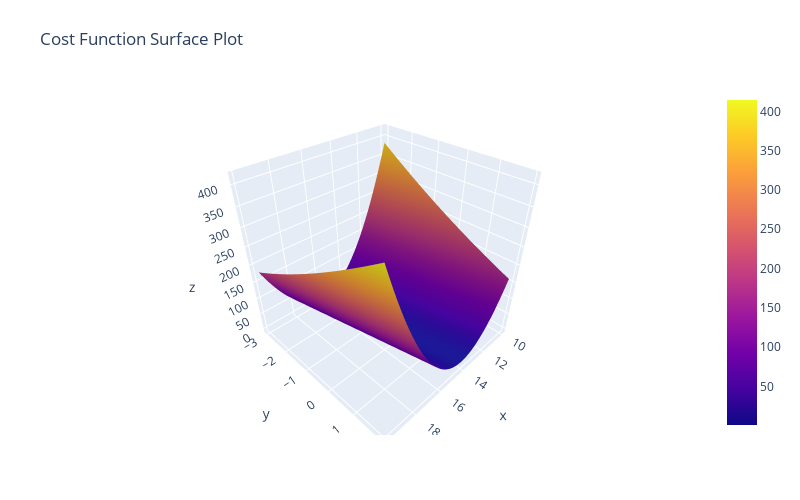

Notebook code for this chart:
### Code cell
import plotly
import plotly.graph_objects as go

# Set up our figure using our surface Z
t0, t1 = np.meshgrid(theta0_vals, theta1_vals)
fig = go.Figure(data=[go.Surface(z=Z, x=t0, y=t1)])
fig.update_layout(title='Cost Function Surface Plot', autosize=False,
                  width=800, height=500,
                  margin=dict(l=65, r=50, b=65, t=90))

# Show the surface plot
fig.show()

### Figure 1 — Plotly figure (JSON) as saved in the notebook; plotly's stock layout.template omitted (floating-point values rounded to 4 significant figures; data arrays with more than 128 entries replaced by an {"elided": "..."} marker saying what was removed)
{"data": [{"type": "surface", "x": {"elided": "100x100 float values"}, "y": {"elided": "100x100 float values"}, "z": {"elided": "100x100 float values"}}], "layout": {"autosize": false, "height": 500, "margin": {"b": 65, "l": 65, "r": 50, "t": 90}, "title": {"text": "Cost Function Surface Plot"}, "width": 800}}
